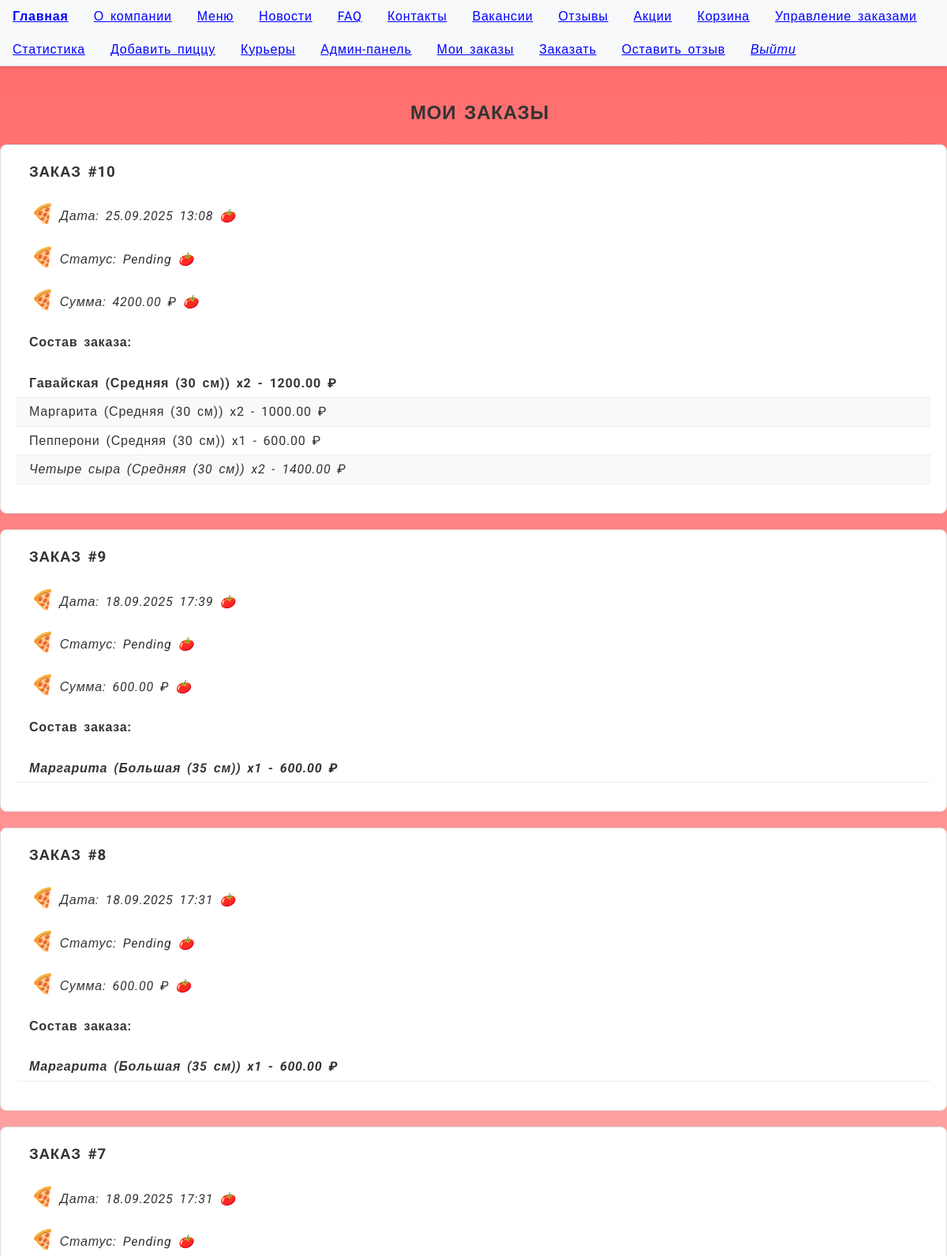
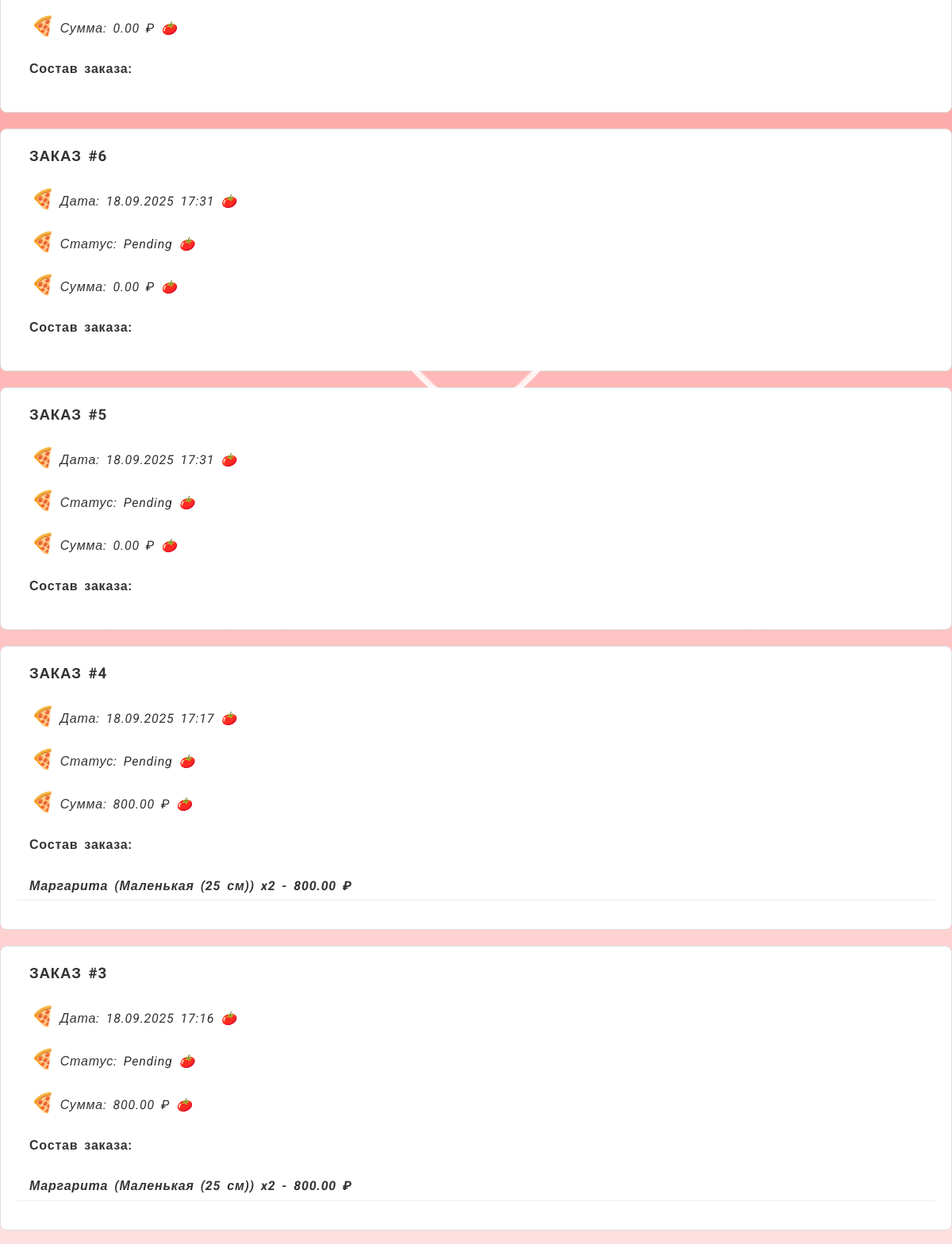
/my-orders/ (signed in, upper part), run on the app's committed database (2 pictures, top to bottom).
### pizza/models.py (models this page shows, shortened)
class Order(models.Model):
    STATUS_CHOICES = [
        ('pending', 'Pending'),
        ('preparing', 'Preparing'),
        ('delivering', 'Delivering'),
        ('completed', 'Completed'),
    ]
    customer = models.ForeignKey(Customer, on_delete=models.CASCADE)
    courier = models.ForeignKey(Courier, on_delete=models.SET_NULL, null=True)
    order_date = models.DateTimeField(auto_now_add=True)
    delivery_date = models.DateTimeField(null=True)
    status = models.CharField(max_length=20, choices=STATUS_CHOICES, default='pending')
    total_price = models.DecimalField(max_digits=8, decimal_places=2, default=0)
    promo_code = models.ForeignKey('Promo', on_delete=models.SET_NULL, null=True, blank=True)
    payment_status = models.CharField(max_length=20, choices=[
        ('pending', 'Pending'),
        ('paid', 'Paid'),
        ('failed', 'Failed')
    ], default='pending')
    pizzas = models.ManyToManyField(Pizza, through='OrderItem')
    created_at = models.DateTimeField(auto_now_add=True)
    updated_at = models.DateTimeField(auto_now=True)

class OrderItem(models.Model):
    order = models.ForeignKey(Order, on_delete=models.CASCADE)
    pizza = models.ForeignKey(Pizza, on_delete=models.CASCADE)
    size = models.ForeignKey(PizzaSize, on_delete=models.CASCADE)
    quantity = models.IntegerField()
    item_price = models.DecimalField(max_digits=8, decimal_places=2)

class Pizza(models.Model):
    name = models.CharField(max_length=100, verbose_name="Название")
    description = models.TextField(verbose_name="Описание")
    category = models.ForeignKey(PizzaCategory, on_delete=models.SET_NULL, null=True, verbose_name="Категория")
    sauce = models.CharField(max_length=100, verbose_name="Соус")
    is_vegan = models.BooleanField(default=False, verbose_name="Вегетарианская")
    ingredients = models.ManyToManyField(Ingredient, verbose_name="Ингредиенты")
    allergens = models.ManyToManyField(Allergen, verbose_name="Аллергены")
    available_sizes = models.ManyToManyField(PizzaSize, through='PizzaPricing', verbose_name="Доступные размеры")
    image = models.ImageField(upload_to='pizzas/', null=True, blank=True, verbose_name="Изображение")  # добавлено поле для фото

class PizzaSize(models.Model):
    size = models.CharField(max_length=20)  # Small, Medium, Large
    multiplier = models.DecimalField(max_digits=4, decimal_places=2)  # Price multiplier

### pizza/views.py (the view)
# urls.py: path('my-orders/', MyOrdersView.as_view(), name='my_orders'),
class MyOrdersView(LoginRequiredMixin, ListView):
    model = Order
    template_name = 'pizza/my_orders.html'
    context_object_name = 'orders'
    def get_queryset(self):
        return Order.objects.filter(customer=self.request.user.customer).order_by('-created_at')

### pizza/templates/pizza/my_orders.html (shortened to what this page needs)
{% extends 'pizza/base.html' %}
{% block content %}
<div class="container">
    <h2>Мои заказы</h2>
    {% if orders %}
        <div class="orders-list">
            {% for order in orders %}
            <div class="order-card">
                <h3>Заказ #{{ order.id }}</h3>
                <p>Дата: {{ order.created_at|date:"d.m.Y H:i" }}</p>
                <p>Статус: {{ order.get_status_display }}</p>
                <p>Сумма: {{ order.total_price }} ₽</p>
                <h4>Состав заказа:</h4>
                <ul>
                {% for item in order.orderitem_set.all %}
                    <li>{{ item.pizza.name }} ({{ item.size.size }}) x{{ item.quantity }} - {{ item.item_price }} ₽</li>
                {% endfor %}
                </ul>
            </div>
            {% endfor %}
        </div>
    {% else %}
        <p>У вас пока нет заказов</p>
    {% endif %}
</div>
{% endblock %}

### static/style.css (style rules this page uses)
body { font-family: 'Roboto', Arial, sans-serif; background: linear-gradient(to bottom, #ff6b6b, #ffffff); margin: 0; padding: 0; color: #333; line-height: 1.6; text-indent: 1em; word-spacing: 0.2em; letter-spacing: 0.05em; hyphens: auto; }
h1, h2, h3 { text-transform: uppercase; font-kerning: normal; font-variant: small-caps; }
li:first-child { font-weight: bold; }
li:last-child { font-style: italic; }
li:nth-child(even) { background: #f8f9fa; }
p::first-letter { font-size: 150%; color: #ff6b6b; }
p::first-line { font-style: italic; }
p::before { content: "🍕 "; }
p::after { content: " 🍅"; }
ul::marker { content: "🔴 "; }
@media (min-width: 1024px) { body { font-size: 16px; } }
h2 { color: #333; text-align: center; margin: 40px 0 20px; }

### pizza/templates/pizza/my_orders.html (style rules this page uses)
.orders-list { display: grid; gap: 20px; margin: 20px 0; }
.order-card { padding: 20px; border: 1px solid #ddd; border-radius: 8px; background: white; }
.order-card h3 { margin-top: 0; color: #333; }
.order-card ul { list-style-type: none; padding-left: 0; }
.order-card li { padding: 5px 0; border-bottom: 1px solid #eee; }

### data on the page
Order: id "10", created_at "25.09.2025 13:08", status "Pending", total_price "4200.00"
OrderItem: pizza.name "Гавайская", size.size "Средняя (30 см)", quantity "2", item_price "1200.00"
OrderItem: pizza.name "Маргарита", size.size "Средняя (30 см)", quantity "2", item_price "1000.00"
OrderItem: pizza.name "Пепперони", size.size "Средняя (30 см)", quantity "1", item_price "600.00"
OrderItem: pizza.name "Четыре сыра", size.size "Средняя (30 см)", quantity "2", item_price "1400.00"
Order: id "9", created_at "18.09.2025 17:39", status "Pending", total_price "600.00"
OrderItem: pizza.name "Маргарита", size.size "Большая (35 см)", quantity "1", item_price "600.00"
Order: id "8", created_at "18.09.2025 17:31", status "Pending", total_price "600.00"
OrderItem: pizza.name "Маргарита", size.size "Большая (35 см)", quantity "1", item_price "600.00"
Order: id "7", created_at "18.09.2025 17:31", status "Pending", total_price "0.00"
Order: id "6", created_at "18.09.2025 17:31", status "Pending", total_price "0.00"
Order: id "5", created_at "18.09.2025 17:31", status "Pending", total_price "0.00"
Order: id "4", created_at "18.09.2025 17:17", status "Pending", total_price "800.00"
OrderItem: pizza.name "Маргарита", size.size "Маленькая (25 см)", quantity "2", item_price "800.00"
Order: id "3", created_at "18.09.2025 17:16", status "Pending", total_price "800.00"
OrderItem: pizza.name "Маргарита", size.size "Маленькая (25 см)", quantity "2", item_price "800.00"
